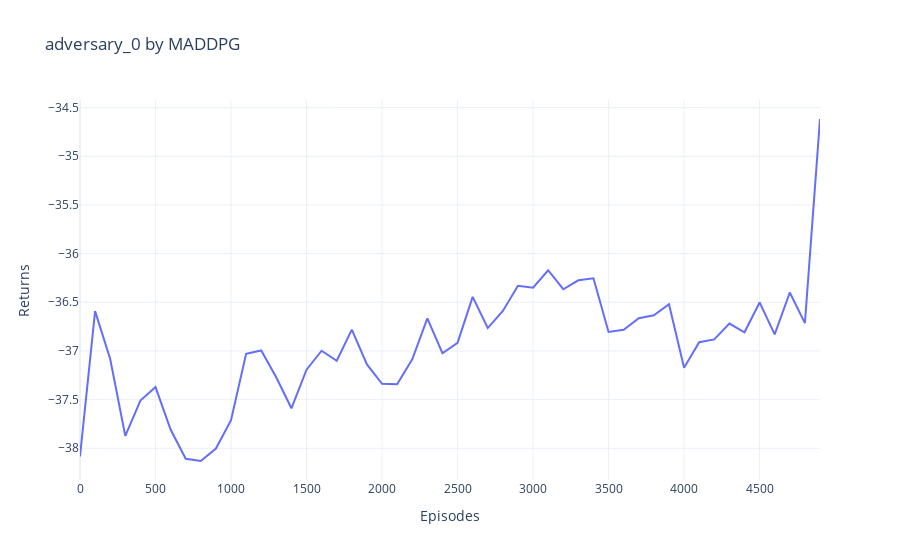
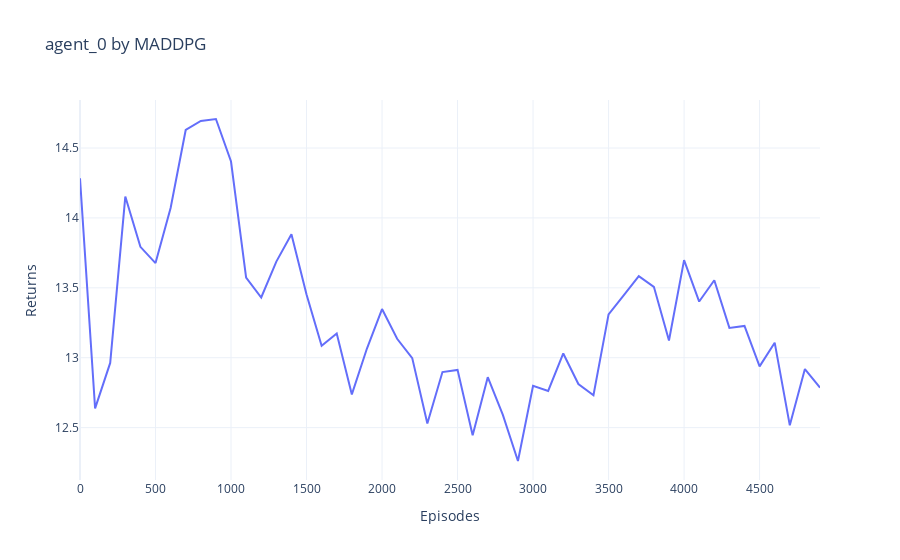
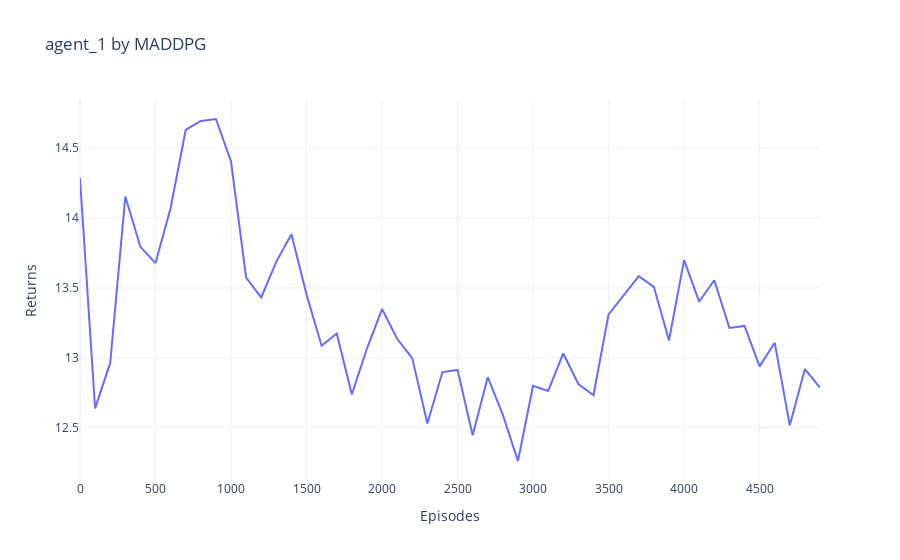

The code cell stored with these charts, in order, in its notebook:
### Code cell
import plotly.graph_objects as go
import numpy as np
import pandas as pd
from utils.smoothing import moving_average
# 从CSV文件读取数据
loaded_data = pd.read_csv('MADDPG_returns_data.csv', header=None).values
# 使用Plotly绘图
agents = ["adversary_0", "agent_0", "agent_1"]

for i, agent_name in enumerate(agents):
    # 计算x轴数据（每100个episode一个点）
    x_data = np.arange(loaded_data.shape[0]) * 100
    y_data = moving_average(loaded_data[:, i], 9)
    fig = go.Figure()
    fig.add_trace(go.Scatter(
        x=x_data,
        y=y_data,
        mode='lines',
        name=agent_name,
        line=dict(width=2)
    ))
    fig.update_layout(
        title=f"{agent_name} by MADDPG",
        xaxis_title="Episodes",
        yaxis_title="Returns",
        hovermode="x unified",
        template="plotly_white"
    )
    
    fig.show()

### Figure 1 — Plotly figure (JSON) as saved in the notebook; plotly's stock layout.template omitted (floating-point values rounded to 4 significant figures)
{"data": [{"line": {"width": 2}, "mode": "lines", "name": "adversary_0", "type": "scatter", "x": [0, 100, 200, 300, 400, 500, 600, 700, 800, 900, 1000, 1100, 1200, 1300, 1400, 1500, 1600, 1700, 1800, 1900, 2000, 2100, 2200, 2300, 2400, 2500, 2600, 2700, 2800, 2900, 3000, 3100, 3200, 3300, 3400, 3500, 3600, 3700, 3800, 3900, 4000, 4100, 4200, 4300, 4400, 4500, 4600, 4700, 4800, 4900], "y": [-38.08, -36.59, -37.08, -37.87, -37.51, -37.37, -37.81, -38.11, -38.13, -38.0, -37.71, -37.03, -36.99, -37.27, -37.59, -37.19, -37.0, -37.1, -36.78, -37.14, -37.34, -37.34, -37.09, -36.66, -37.02, -36.92, -36.44, -36.76, -36.59, -36.33, -36.35, -36.17, -36.37, -36.27, -36.25, -36.8, -36.78, -36.66, -36.63, -36.52, -37.17, -36.91, -36.88, -36.72, -36.81, -36.5, -36.83, -36.4, -36.71, -34.62]}], "layout": {"hovermode": "x unified", "title": {"text": "adversary_0 by MADDPG"}, "xaxis": {"title": {"text": "Episodes"}}, "yaxis": {"title": {"text": "Returns"}}}}

### Figure 2 — Plotly figure (JSON) as saved in the notebook; plotly's stock layout.template omitted (floating-point values rounded to 4 significant figures)
{"data": [{"line": {"width": 2}, "mode": "lines", "name": "agent_0", "type": "scatter", "x": [0, 100, 200, 300, 400, 500, 600, 700, 800, 900, 1000, 1100, 1200, 1300, 1400, 1500, 1600, 1700, 1800, 1900, 2000, 2100, 2200, 2300, 2400, 2500, 2600, 2700, 2800, 2900, 3000, 3100, 3200, 3300, 3400, 3500, 3600, 3700, 3800, 3900, 4000, 4100, 4200, 4300, 4400, 4500, 4600, 4700, 4800, 4900], "y": [14.28, 12.64, 12.96, 14.15, 13.79, 13.68, 14.07, 14.63, 14.69, 14.71, 14.4, 13.57, 13.43, 13.69, 13.88, 13.45, 13.08, 13.17, 12.74, 13.07, 13.35, 13.14, 13.0, 12.53, 12.9, 12.91, 12.44, 12.86, 12.59, 12.26, 12.8, 12.76, 13.03, 12.81, 12.73, 13.31, 13.45, 13.58, 13.51, 13.12, 13.7, 13.4, 13.55, 13.21, 13.23, 12.94, 13.11, 12.52, 12.92, 12.79]}], "layout": {"hovermode": "x unified", "title": {"text": "agent_0 by MADDPG"}, "xaxis": {"title": {"text": "Episodes"}}, "yaxis": {"title": {"text": "Returns"}}}}

### Figure 3 — Plotly figure (JSON) as saved in the notebook; plotly's stock layout.template omitted (floating-point values rounded to 4 significant figures)
{"data": [{"line": {"width": 2}, "mode": "lines", "name": "agent_1", "type": "scatter", "x": [0, 100, 200, 300, 400, 500, 600, 700, 800, 900, 1000, 1100, 1200, 1300, 1400, 1500, 1600, 1700, 1800, 1900, 2000, 2100, 2200, 2300, 2400, 2500, 2600, 2700, 2800, 2900, 3000, 3100, 3200, 3300, 3400, 3500, 3600, 3700, 3800, 3900, 4000, 4100, 4200, 4300, 4400, 4500, 4600, 4700, 4800, 4900], "y": [14.28, 12.64, 12.96, 14.15, 13.79, 13.68, 14.07, 14.63, 14.69, 14.71, 14.4, 13.57, 13.43, 13.69, 13.88, 13.45, 13.08, 13.17, 12.74, 13.07, 13.35, 13.14, 13.0, 12.53, 12.9, 12.91, 12.44, 12.86, 12.59, 12.26, 12.8, 12.76, 13.03, 12.81, 12.73, 13.31, 13.45, 13.58, 13.51, 13.12, 13.7, 13.4, 13.55, 13.21, 13.23, 12.94, 13.11, 12.52, 12.92, 12.79]}], "layout": {"hovermode": "x unified", "title": {"text": "agent_1 by MADDPG"}, "xaxis": {"title": {"text": "Episodes"}}, "yaxis": {"title": {"text": "Returns"}}}}
